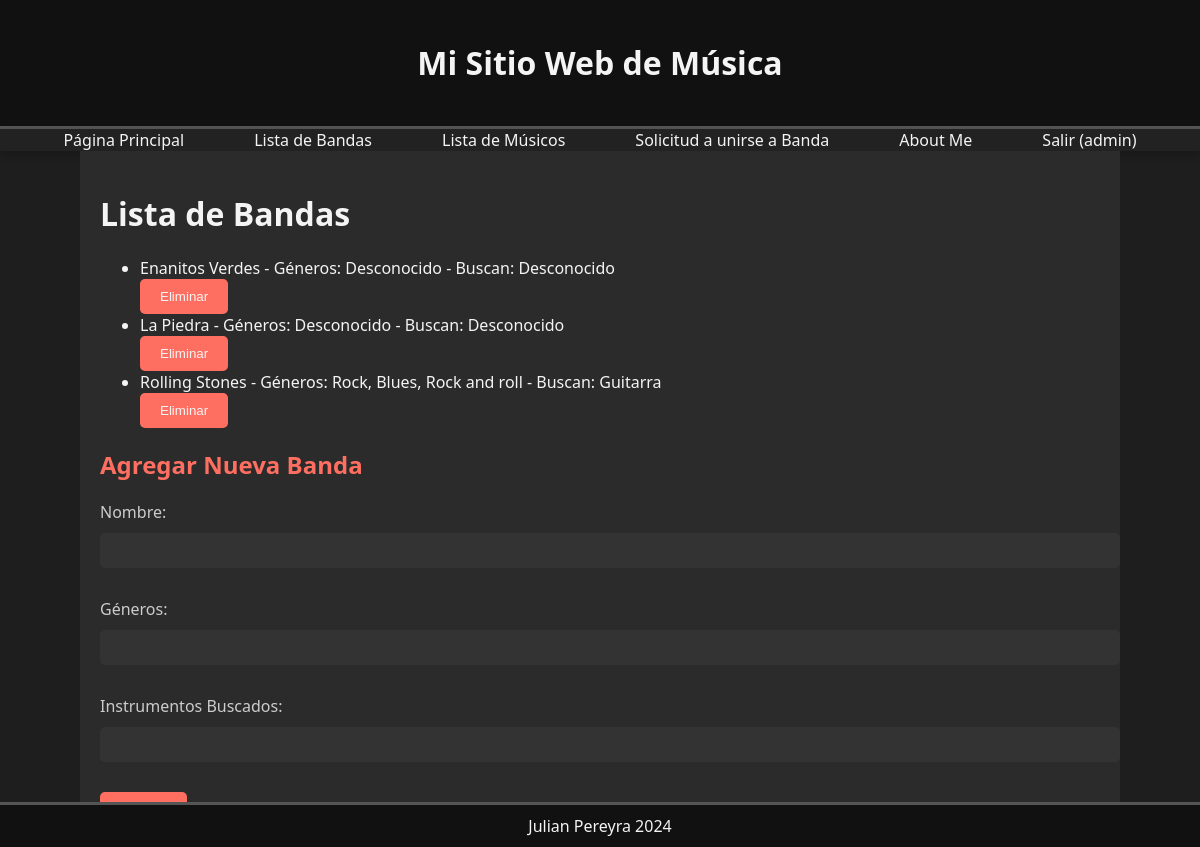
Screenshot of /Integrantes/bandas/ (signed in) with the database file from the repository.
### Integrantes/models.py (models this page shows, shortened)
class Banda(models.Model):
    nombre = models.CharField(max_length=100)
    generos = models.CharField(max_length=200, default='Desconocido')
    instrumentos_buscados = models.CharField(max_length=200, default='Desconocido')
    fecha_creacion = models.DateTimeField(default=timezone.now)

### Integrantes/views.py (the view)
# urls.py: path('bandas/', views.lista_bandas, name='lista_bandas'),
@login_required
@csrf_protect
def lista_bandas(request):
    bandas = Banda.objects.all()
    if request.method == 'POST':
        nombre = request.POST.get('nombre')
        generos = request.POST.get('generos')
        instrumentos_buscados = request.POST.get('instrumentos_buscados')
        Banda.objects.create(nombre=nombre, generos=generos, instrumentos_buscados=instrumentos_buscados)
        return redirect('Integrantes:lista_bandas')
    return render(request, 'integrantes/lista_bandas.html', {'bandas': bandas})

### Integrantes/templates/Integrantes/lista_bandas.html (shortened to what this page needs)
{% extends 'base.html' %}
{% block content %}
<div class="container">
    <h1>Lista de Bandas</h1>
    <ul class="list-group mb-4">
        {% for banda in bandas %}
            <li class="list-group-item d-flex justify-content-between align-items-center">
                {{ banda.nombre }} - Géneros: {{ banda.generos }} - Buscan: {{ banda.instrumentos_buscados }}
                <form method="post" action="{% url 'Integrantes:eliminar_banda' banda.id %}" class="ml-3">
                    <button type="submit" class="btn btn-danger btn-sm">Eliminar</button>
                </form>
            </li>
        {% endfor %}
    </ul>
    <h2>Agregar Nueva Banda</h2>
    <form method="post" action="{% url 'Integrantes:agregar_banda' %}">
        <div class="form-group">
            <label for="nombre">Nombre:</label>
            <input type="text" name="nombre" class="form-control" required>
        </div>
        <div class="form-group">
            <label for="generos">Géneros:</label>
            <input type="text" name="generos" class="form-control" required>
        </div>
        <div class="form-group">
            <label for="instrumentos_buscados">Instrumentos Buscados:</label>
            <input type="text" name="instrumentos_buscados" class="form-control" required>
        </div>
        <button type="submit" class="btn btn-primary">Agregar</button>
    </form>
</div>
{% endblock %}

### core/templates/core/base.html (shortened to what this page needs)
<!DOCTYPE html>
<html>
<head>
    <link rel="stylesheet" href="https://cdnjs.cloudflare.com/ajax/libs/font-awesome/5.15.4/css/all.min.css">
</head>
<body>
    <header>
        <h1>Mi Sitio Web de Música</h1>
    </header>
    <nav>
        <ul>
            <li><a href="{% url 'Integrantes:pagina_principal' %}">Página Principal</a></li>
            <li><a href="{% url 'Integrantes:lista_bandas' %}">Lista de Bandas</a></li>
            <li><a href="{% url 'Integrantes:lista_musicos' %}">Lista de Músicos</a></li>
            <li><a href="{% url 'Integrantes:solicitud_unirse_banda' %}">Solicitud a unirse a Banda</a></li>
            <li><a href="{% url 'core:about_me' %}">About Me</a></li>
            {% if user.is_authenticated %}
                <li><a href="{% url 'core:logout' %}">Salir ({{ user.username }})</a></li>
            {% else %}
                <li><a href="{% url 'core:login' %}">Ingresar</a></li>
                <li><a href="{% url 'core:register' %}">Crear Cuenta</a></li>
            {% endif %}
        </ul>
    </nav>
    <main class="container">
        {% block content %}{% endblock %}
    </main>
    <footer>
        Julian Pereyra 2024
    </footer>
</body>
</html>

### core/templates/core/base.html (style rules this page uses)
body { font-family: 'Segoe UI', Tahoma, Geneva, Verdana, sans-serif; margin: 0; padding: 0; background-color: #1e1e1e; color: #f4f4f4; }
header { background-color: #111; color: #f4f4f4; padding: 20px 0; text-align: center; border-bottom: 3px solid #555; }
nav { background-color: #222; overflow: hidden; box-shadow: 0 4px 8px rgba(0, 0, 0, 0.2); }
nav ul { list-style: none; padding: 0; margin: 0; display: flex; justify-content: center; }
nav ul li { margin: 0 15px; }
nav ul li a { text-decoration: none; color: #f4f4f4; padding: 10px 20px; border-radius: 5px; transition: background-color 0.3s ease, color 0.3s ease; }
main { padding: 20px; background-color: #2b2b2b; min-height: 80vh; }
footer { background-color: #111; color: #f4f4f4; text-align: center; padding: 10px 0; position: fixed; width: 100%; bottom: 0; border-top: 3px solid #555; }
.container { max-width: 1000px; margin: 0 auto; }
h2 { color: #ff6f61; }
button { background-color: #ff6f61; color: #f4f4f4; border: none; padding: 10px 20px; border-radius: 5px; cursor: pointer; transition: background-color 0.3s ease; }
input[type="text"], input[type="password"], select, textarea { width: 100%; padding: 10px; margin: 5px 0 15px 0; border: none; border-radius: 5px; background-color: #333; color: #f4f4f4; }
label { margin-bottom: 5px; display: block; color: #ccc; }
.form-group { margin-bottom: 15px; }

### rows the page displays
Banda: nombre "Enanitos Verdes", generos "Desconocido", instrumentos_buscados "Desconocido"
Banda: nombre "La Piedra", generos "Desconocido", instrumentos_buscados "Desconocido"
Banda: nombre "Rolling Stones", generos "Rock, Blues, Rock and roll", instrumentos_buscados "Guitarra"

### other values shown
{{ user.username }} "admin"
